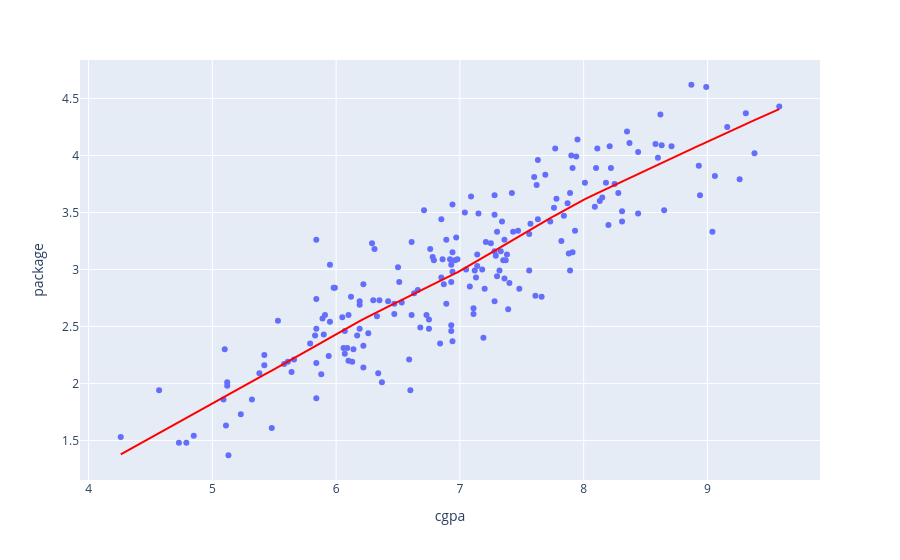

Notebook source saved alongside this figure:
### Markdown cell above
line number 1 and line number 2 . example

### Code cell
px.scatter(df,x=df['cgpa'],y=df['package'],trendline='lowess',trendline_color_override='red')

### Figure 1 — Plotly figure (JSON) as saved in the notebook; plotly's stock layout.template omitted (floating-point values rounded to 4 significant figures; data arrays with more than 128 entries replaced by an {"elided": "..."} marker saying what was removed)
{"data": [{"hovertemplate": "cgpa=%{x}<br>package=%{y}<extra></extra>", "legendgroup": "", "marker": {"color": "#636efa", "symbol": "circle"}, "mode": "markers", "name": "", "orientation": "v", "showlegend": false, "type": "scatter", "x": {"elided": "200 float values"}, "xaxis": "x", "y": {"elided": "200 float values"}, "yaxis": "y"}, {"hovertemplate": "<b>LOWESS trendline</b><br><br>cgpa=%{x}<br>package=%{y} <b>(trend)</b><extra></extra>", "legendgroup": "", "line": {"color": "red"}, "marker": {"color": "#636efa", "symbol": "circle"}, "mode": "lines", "name": "", "showlegend": false, "type": "scatter", "x": {"elided": "200 float values"}, "xaxis": "x", "y": {"elided": "200 float values"}, "yaxis": "y"}], "layout": {"legend": {"tracegroupgap": 0}, "margin": {"t": 60}, "xaxis": {"anchor": "y", "domain": [0, 1], "title": {"text": "cgpa"}}, "yaxis": {"anchor": "x", "domain": [0, 1], "title": {"text": "package"}}}}
